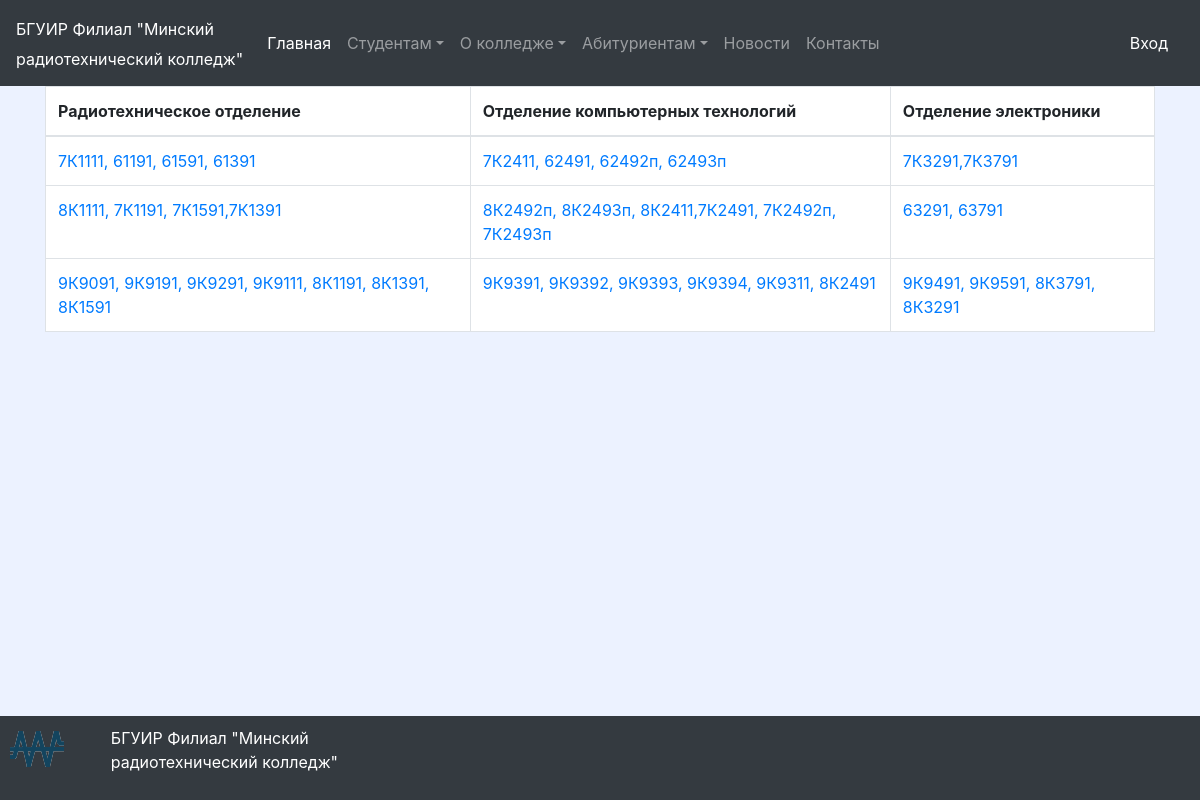
Screenshot of /timetable/ with the database file from the repository.
### main_app/models.py (models this page shows, shortened)
class Timetable(models.Model):
    name_part_groups = models.CharField(
        verbose_name='Название части групп',
        max_length=150,
    )
    file = models.FileField(
        upload_to='main_app/file/timetable/',
    )
    branch = models.CharField(
        verbose_name='Отделение',
        max_length=130,
    )
    course = models.IntegerField(
        verbose_name='Курс'
    )
    class Meta:
        verbose_name = 'Расписание пар'
        verbose_name_plural = 'Расписание пар'

### main_app/views.py (the view)
# urls.py: path('timetable/', timetable_page, name='timetable_page'),
def timetable_page(request):
    timetable_groups = Timetable.objects.order_by('-course')
    course_groups = list()
    for item in timetable_groups:
        if item.course not in course_groups:
            course_groups.append(item.course)
    course_groups.sort(reverse=True)
    return render(request, 'main_app/timetable.html', context={'timetable_groups': timetable_groups, 'course_groups': course_groups})

### main_app/templates/main_app/timetable.html (shortened to what this page needs)
{% extends 'main_app/base.html' %}
{% load static %}
{% block content %}
    <div class="container">
    <div class="table-responsive"  style="background-color: #ECF2FF">
        <table class="table table-hover table-bordered" style="background: #FFFFFF">
            <thead>
                <tr>
                    <th>Радиотехническое отделение</th>
                    <th>Отделение компьютерных технологий</th>
                    <th>Отделение электроники</th>
                </tr>
            </thead>
            <tbody>
                {% for item in course_groups %}
                <tr>
                    {% for element in timetable_groups %}
                        {% if element.course == item %}
                            <td><a href="{{ element.file.url }}">{{ element.name_part_groups }}</a></td>
                        {% endif %}
                    {% endfor %}
                </tr>
                {% endfor %}
            </tbody>
        </table>
    </div>
    </div>
{% endblock %}
{% block footer %}
    <footer>
    <div class= "container-fluid footer" style="position: fixed">
        <div class="row">
            <div class="col-lg-1">
                <a class="navbar-brand" href="{% url 'main_app:base_page' %}"><img src="{% static 'main_app/image/logo-mrc.png'%}"></a>
            </div>
            <div class="col-lg-3">
                <p>БГУИР Филиал "Минский радиотехнический колледж"</p>
            </div>
        </div>
    </div>
    </footer>
{% endblock %}

### main_app/static/main_app/css/styles.css (style rules this page uses)
div.footer { position: static; left: 0; bottom: 0; padding: 10px; background: #343A40; color: #FFFFFF; width: 100%; }

### rows the page displays
Timetable: name_part_groups "7К1111, 61191, 61591, 61391"
Timetable: name_part_groups "7К2411, 62491, 62492п, 62493п"
Timetable: name_part_groups "7К3291,7К3791"
Timetable: name_part_groups "8К1111, 7К1191, 7К1591,7К1391"
Timetable: name_part_groups "8К2492п, 8К2493п, 8К2411,7К2491, 7К2492п, 7К2493п"
Timetable: name_part_groups "63291, 63791"
Timetable: name_part_groups "9К9091, 9К9191, 9К9291, 9К9111, 8К1191, 8К1391, 8К1591"
Timetable: name_part_groups "9К9391, 9К9392, 9К9393, 9К9394, 9К9311, 8К2491"
Timetable: name_part_groups "9К9491, 9К9591, 8К3791, 8К3291"
